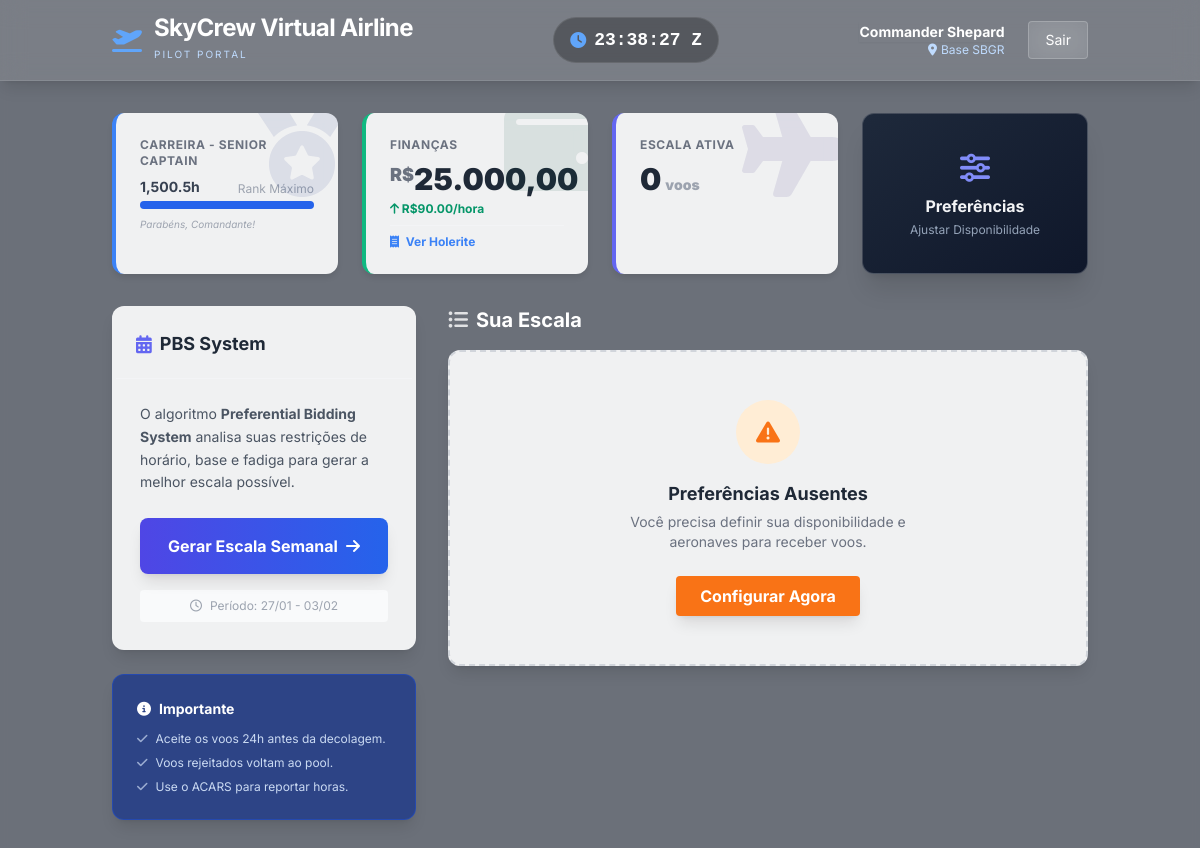
Screenshot of /pilot/dashboard.php (signed in) with the database file from the repository.
### tables this page shows
CREATE TABLE `pilots` (
  `id` int(11) NOT NULL AUTO_INCREMENT,
  `user_id` int(11) NOT NULL,
  `name` varchar(100) NOT NULL,
  `rank` varchar(50) DEFAULT 'Cadet',
  `current_base` char(4) NOT NULL DEFAULT 'SBGR',
  `total_hours` decimal(10,2) DEFAULT 0.00,
  `balance` decimal(15,2) DEFAULT 0.00,
  PRIMARY KEY (`id`),
  KEY `user_id` (`user_id`),
  KEY `rank` (`rank`)
);

CREATE TABLE `ranks` (
  `id` int(11) NOT NULL AUTO_INCREMENT,
  `rank_name` varchar(50) NOT NULL,
  `min_hours` decimal(10,2) NOT NULL,
  `pay_rate` decimal(10,2) NOT NULL,
  `image_url` varchar(255) DEFAULT NULL,
  PRIMARY KEY (`id`),
  UNIQUE KEY `rank_name` (`rank_name`)
);

### db_connect.php (called while the page is built, shortened)
<?php
function getSystemSettings($pdo)
{
    try {
        $stmt = $pdo->query("SELECT setting_key, setting_value FROM system_settings");
        $settings = $stmt->fetchAll(PDO::FETCH_KEY_PAIR);
        return array_merge([
            'va_name' => 'SkyCrew Virtual Airline',
            'va_callsign' => 'SKY',
            'va_logo_url' => '',
            'daily_idle_cost' => '150.00',
            'currency_symbol' => '$'
        ], $settings ?: []);
    } catch (Exception $e) {
        return [
            'va_name' => 'SkyCrew Virtual Airline',
            'va_callsign' => 'SKY',
            'currency_symbol' => '$'
        ];
    }
}

### pilot/dashboard.php (the view, shortened to what this page needs)
<?php
require_once '../db_connect.php';
$pilotId = getCurrentPilotId($pdo);
$sysSettings = getSystemSettings($pdo);
$start_date = date('Y-m-d');
$end_date = date('Y-m-d', strtotime('+7 days'));
$stmt = $pdo->prepare("SELECT p.*, r.pay_rate, r.image_url as rank_image FROM pilots p LEFT JOIN ranks r ON p.rank = r.rank_name WHERE p.id = ?");
$stmt->execute([$pilotId]);
$pilot = $stmt->fetch();
$stmt = $pdo->prepare("SELECT * FROM ranks WHERE min_hours > ? ORDER BY min_hours ASC LIMIT 1");
$stmt->execute([$pilot['total_hours']]);
$nextRank = $stmt->fetch();
if ($nextRank) {
    $hoursNeeded = $nextRank['min_hours'] - $pilot['total_hours'];
    $rankProgress = ($pilot['total_hours'] / $nextRank['min_hours']) * 100;
} else {
    $rankProgress = 100;
    $hoursNeeded = 0;
}
$stmt = $pdo->prepare("SELECT COUNT(*) FROM pilot_preferences WHERE pilot_id = ?");
$stmt->execute([$pilotId]);
$hasPreferences = $stmt->fetchColumn() > 0;
$stmt = $pdo->prepare("
    SELECT r.id as roster_id, r.flight_date, r.status, f.*
    FROM roster_assignments r
    JOIN flights_master f ON r.flight_id = f.id
    WHERE r.pilot_id = ?
    ORDER BY r.flight_date ASC, f.dep_time ASC
");
$stmt->execute([$pilotId]);
$roster = $stmt->fetchAll();
?>
<!DOCTYPE html>
<html lang="pt-BR">
<head>
    <script src="https://cdn.tailwindcss.com"></script>
    <link rel="stylesheet" href="https://cdnjs.cloudflare.com/ajax/libs/font-awesome/6.4.0/css/all.min.css">
</head>
<body class="text-gray-800 bg-fixed bg-cover bg-center"
    style="background-image: url('https://images.unsplash.com/photo-1474302770737-173ee21bab63?auto=format&fit=crop&q=80');">
    <div class="relative z-10 min-h-screen flex flex-col">
        <nav class="bg-white/10 backdrop-blur-md border-b border-white/10 shadow-lg sticky top-0 z-50 text-white">
            <div class="container mx-auto px-6 py-4 flex justify-between items-center">
                <div class="flex items-center space-x-3">
                    <?php if (!empty($sysSettings['va_logo_url'])): ?>
                        <img src="<?php echo htmlspecialchars($sysSettings['va_logo_url']); ?>" alt="Logo"
                            class="h-10 w-auto">
                    <?php else: ?>
                        <i class="fas fa-plane-departure text-2xl text-blue-400"></i>
                    <?php endif; ?>
                    <div>
                        <span
                            class="text-2xl font-bold tracking-tight text-white block leading-none"><?php echo htmlspecialchars($sysSettings['va_name']); ?></span>
                        <span class="text-[10px] uppercase tracking-[0.2em] text-blue-200">Pilot Portal</span>
                    </div>
                </div>
                <div class="hidden md:flex items-center bg-black/30 px-4 py-2 rounded-full border border-white/10">
                    <i class="fas fa-clock mr-2 text-blue-400"></i>
                    <span id="utc-clock" class="font-mono font-bold text-lg text-white">00:00:00 Z</span>
                </div>
                <div class="flex items-center space-x-6">
                    <div class="text-right hidden md:block">
                        <p class="font-bold text-sm text-white shadow-sm">
                            <?php echo htmlspecialchars($pilot['name']); ?>
                        </p>
                        <div class="flex items-center justify-end space-x-1 text-xs text-blue-200">
                            <i class="fas fa-map-marker-alt"></i>
                            <span>Base <?php echo $pilot['current_base']; ?></span>
                        </div>
                    </div>
                    <a href="../logout.php"
                        class="bg-white/10 hover:bg-white/20 border border-white/20 px-4 py-2 rounded text-sm transition backdrop-blur-md">Sair</a>
                </div>
            </div>
        </nav>
        <div class="container mx-auto px-6 py-8 flex-1">
            <div class="grid grid-cols-1 md:grid-cols-4 gap-6 mb-8">
                <div
                    class="glass-panel p-6 border-t-0 border-l-4 border-blue-500 bg-white/90 backdrop-blur transform hover:-translate-y-1 transition duration-300 relative overflow-hidden">
                    <div class="absolute right-0 top-0 opacity-10 transform translate-x-3 -translate-y-3">
                        <i class="fas fa-medal text-8xl text-blue-900"></i>
                    </div>
                    <h3 class="text-gray-500 text-xs uppercase font-bold tracking-wider mb-2">Carreira -
                        <?php echo $pilot['rank']; ?>
                    </h3>
                    <div class="flex items-end justify-between mb-1">
                        <span
                            class="text-sm font-bold text-gray-700"><?php echo number_format($pilot['total_hours'], 1); ?>h</span>
                        <span
                            class="text-xs text-gray-400"><?php echo $nextRank ? 'Próximo: ' . $nextRank['rank_name'] : 'Rank Máximo'; ?></span>
                    </div>
                    <div class="w-full bg-gray-200 rounded-full h-2 mb-2">
                        <div class="bg-blue-600 h-2 rounded-full"
                            style="width: <?php echo min($rankProgress, 100); ?>%"></div>
                    </div>
                    <p class="text-[10px] text-gray-400 italic">
                        <?php echo $nextRank ? "Faltam " . number_format($hoursNeeded, 1) . "h para promoção" : "Parabéns, Comandante!"; ?>
                    </p>
                </div>
                <div
                    class="glass-panel p-6 border-t-0 border-l-4 border-emerald-500 bg-white/90 backdrop-blur transform hover:-translate-y-1 transition duration-300 relative overflow-hidden">
                    <div class="absolute right-0 top-0 opacity-10 transform translate-x-3 -translate-y-3">
                        <i class="fas fa-wallet text-8xl text-emerald-900"></i>
                    </div>
                    <h3 class="text-gray-500 text-xs uppercase font-bold tracking-wider">Finanças</h3>
                    <p class="text-3xl font-black text-gray-800 mt-2">
                        <span
                            class="text-lg align-top text-gray-500"><?php echo $sysSettings['currency_symbol']; ?></span><?php echo number_format($pilot['balance'] ?? 0, 2, ',', '.'); ?>
                    </p>
                    <p class="text-xs text-emerald-600 font-bold mt-1">
                        <i class="fas fa-arrow-up"></i>
                        <?php echo $sysSettings['currency_symbol']; ?><?php echo number_format($pilot['pay_rate'] ?? 15, 2); ?>/hora
                    </p>
                    <a href="paycheck.php"
                        class="text-xs text-blue-500 hover:text-blue-700 font-bold mt-2 block border-t border-gray-100 pt-2">
                        <i class="fas fa-receipt mr-1"></i> Ver Holerite
                    </a>
                </div>
                <div
                    class="glass-panel p-6 border-t-0 border-l-4 border-indigo-500 bg-white/90 backdrop-blur transform hover:-translate-y-1 transition duration-300 relative overflow-hidden">
                    <div class="absolute right-0 top-0 opacity-10 transform translate-x-3 -translate-y-3">
                        <i class="fas fa-plane text-8xl text-indigo-900"></i>
                    </div>
                    <h3 class="text-gray-500 text-xs uppercase font-bold tracking-wider">Escala Ativa</h3>
                    <p class="text-3xl font-black text-gray-800 mt-2">
                        <?php echo count($roster); ?><span class="text-sm text-gray-400 ml-1">voos</span>
                    </p>
                </div>
                <a href="preferences.php"
                    class="group relative overflow-hidden rounded-xl border border-white/20 shadow-xl bg-gradient-to-br from-slate-800 to-slate-900 hover:from-slate-700 hover:to-slate-800 transition p-6 flex flex-col items-center justify-center text-center cursor-pointer">
                    <i
                        class="fas fa-sliders-h text-3xl text-indigo-400 mb-2 group-hover:scale-110 transition duration-300"></i>
                    <span class="text-gray-100 font-bold group-hover:text-white transition">Preferências</span>
                    <span class="text-xs text-slate-400 mt-1">Ajustar Disponibilidade</span>
                </a>
            </div>
            <div class="grid grid-cols-1 lg:grid-cols-3 gap-8">
                <div class="lg:col-span-1 space-y-6">
                    <div class="bg-white/90 backdrop-blur rounded-xl shadow-lg p-1">
                        <div class="p-5 border-b border-gray-100">
                            <h2 class="text-lg font-bold text-gray-800 flex items-center">
                                <i class="fas fa-calendar-alt mr-2 text-indigo-500"></i> PBS System
                            </h2>
                        </div>
                        <div class="p-6">
                            <p class="text-sm text-gray-600 mb-6 leading-relaxed">
                                O algoritmo <strong>Preferential Bidding System</strong> analisa suas restrições de
                                horário, base e fadiga para gerar a melhor escala possível.
                            </p>
                            <form method="POST">
                                <button type="submit" name="generate"
                                    class="w-full bg-gradient-to-r from-indigo-600 to-blue-600 hover:from-indigo-700 hover:to-blue-700 text-white font-bold py-4 px-6 rounded-lg transition duration-200 shadow-lg transform hover:-translate-y-0.5 flex justify-center items-center group">
                                    <span>Gerar Escala Semanal</span>
                                    <i class="fas fa-arrow-right ml-2 group-hover:translate-x-1 transition"></i>
                                </button>
                            </form>
                            <div
                                class="mt-4 flex items-center justify-center space-x-2 text-xs text-gray-400 bg-gray-50 py-2 rounded">
                                <i class="far fa-clock"></i>
                                <span>Período:
                                    <?php echo date('d/m', strtotime($start_date)) . ' - ' . date('d/m', strtotime($end_date)); ?></span>
                            </div>
                        </div>
                    </div>
                    <div
                        class="bg-blue-900/80 backdrop-blur text-blue-100 rounded-xl p-6 border border-blue-700/50 shadow-lg">
                        <h2 class="text-sm font-bold text-white mb-3 flex items-center">
                            <i class="fas fa-info-circle mr-2"></i> Importante
                        </h2>
                        <ul class="text-xs space-y-2 opacity-90">
                            <li class="flex items-start"><i class="fas fa-check mt-0.5 mr-2 opacity-70"></i> Aceite os
                                voos 24h antes da decolagem.</li>
                            <li class="flex items-start"><i class="fas fa-check mt-0.5 mr-2 opacity-70"></i> Voos
                                rejeitados voltam ao pool.</li>
                            <li class="flex items-start"><i class="fas fa-check mt-0.5 mr-2 opacity-70"></i> Use o ACARS
                                para reportar horas.</li>
                        </ul>
                    </div>
                </div>
                <div class="lg:col-span-2">
                    <h2 class="text-xl font-bold text-white mb-4 flex items-center text-shadow">
                        <i class="fas fa-list-ul mr-2 opacity-80"></i> Sua Escala
                    </h2>
                    <?php if (empty($roster)): ?>
                        <div
                            class="bg-white/90 backdrop-blur rounded-xl shadow-lg p-12 text-center text-gray-500 border-2 border-dashed border-gray-300">
                            <?php if (!$hasPreferences): ?>
                                <div
                                    class="inline-flex items-center justify-center w-16 h-16 rounded-full bg-orange-100 text-orange-500 mb-4">
                                    <i class="fas fa-exclamation-triangle text-2xl"></i>
                                </div>
                                <h3 class="text-lg font-bold text-gray-800 mb-1">Preferências Ausentes</h3>
                                <p class="text-sm mb-6 max-w-xs mx-auto">Você precisa definir sua disponibilidade e aeronaves
                                    para receber voos.</p>
                                <a href="preferences.php"
                                    class="inline-block bg-orange-500 text-white font-bold py-2 px-6 rounded hover:bg-orange-600 transition shadow-lg">
                                    Configurar Agora
                                </a>
                            <?php endif; ?>
                        </div>
                    <?php endif; ?>
                </div>
            </div>
        </div>
    </div>
</body>
</html>

### pilot/dashboard.php (style rules this page uses)
body { font-family: 'Inter', sans-serif; background-color: #f3f4f6; }
.glass-panel { background: white; border-radius: 12px; box-shadow: 0 4px 6px -1px rgba(0, 0, 0, 0.1); }

### rows the page displays
pilots: name "Commander Shepard", current_base "SBGR", rank "SENIOR CAPTAIN", total_hours "1,500.5", balance "25.000,00", ranks.pay_rate "90.00"

### other values shown
$sysSettings['va_name'] "SkyCrew Virtual Airline"
$sysSettings['currency_symbol'] "R$"
count($roster) "0"
